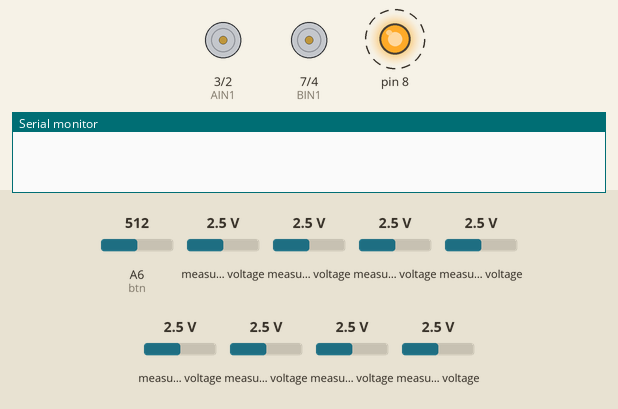
Bench run of a sketch on a simulated Arduino Nano, built with avr-gcc and run on an emulated ATmega328P. Shown: motor-driver pin pairs drawn as motors (green arrow = first pin HIGH = forward, orange = second pin HIGH = backward, longer = more drive, scaled by the enable pin), output pins drawn as LEDs (lit = HIGH), the last lines printed to the serial monitor. Dashed ring = blinking. Inputs (shaded band) come from the test bench; at power-on: A6 (btn) = 512, measured voltage 2.5 V.

Above: at 0.05 s.
At 1.2 s:
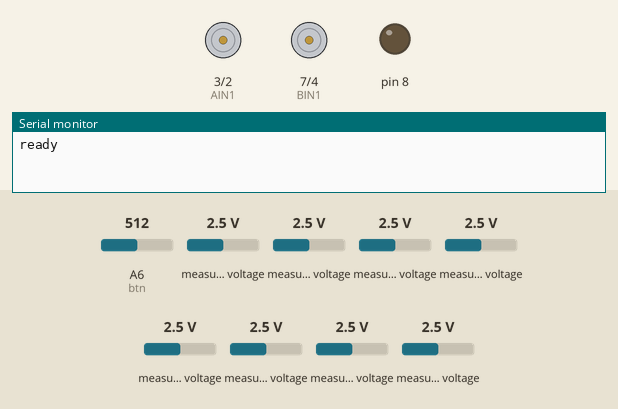
1.3 s: A6 (btn) set to 991
3.0 s: A6 (btn) set to 1014
At 4.6 s:
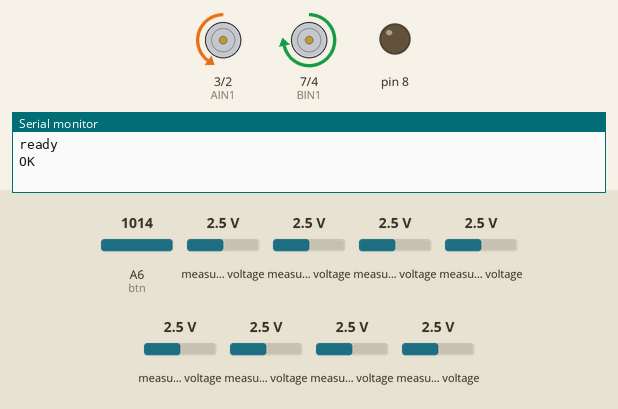
Timing chart, 0 to 6.1 s (numbered marks = the images above; inputs shaded):
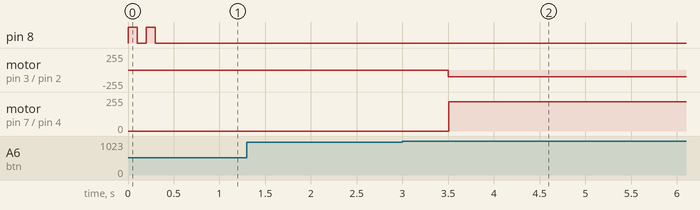

Measured:
- the behaviour switches between 999 and 1000 on A6 (btn) (found by bisection; images 1 and 2)
- after the input at 1.3 s, every drawn part: stays the same
- after the input at 3.0 s, motor on pin 3 (AIN1) / pin 2 (AIN2): stopped → backward 100/255 after 0.50 s; motor on pin 7 (BIN1) / pin 4 (BIN2): stopped → forward 220/255 after 0.50 s
- by itself, pin 8: alternates HIGH for 0.10 s and LOW for 0.10 s, 4 changes in all, then stays LOW

The sketch:

Robot_nanoBlack_phong.ino
```cpp
#include <Adafruit_MCP3008.h>

// https://github.com/DBSStore/DBS_Lib

#define NUM_SENSORS 8  //จำนวนเซนเซอร์
int F[NUM_SENSORS];
int REF[NUM_SENSORS];
int LastError;
int x = 0;

Adafruit_MCP3008 adc;

// int MinValue[NUM_SENSORS] = {27,33,46,44,35,32,33,27};
// int MaxValue[NUM_SENSORS] = {259,281,340,374,294,291,299,256};

int MinValue[NUM_SENSORS] = {46,46,56,58,47,48,48,42};
int MaxValue[NUM_SENSORS] = {322,319,363,404,325,329,338,308};

void setup() {
  Serial.begin(9600);
  PHONG_begin();

  digitalWrite(8,HIGH);
  delay(100);
  digitalWrite(8,LOW);
  delay(100);
  digitalWrite(8,HIGH);
  delay(100);
  digitalWrite(8,LOW);
  delay(100);
  Serial.println("ready");
  OK();
  Serial.println("OK");
  AutoRef();
  delay(500);
  // SerialF();
  // SerialCalibrate();
  // ShowCalibrate();

  // Motor(100, -100);
  // delay(1000);
  // MotorStop();

  // TrackTime(baseSpeed, Kp(ปรับขึ้นทีละ 0.01), Kd(ปรับขึ้นทีละ 0.1), delay(milli second))
  // r = right
  // l = left
  // p = pass
  // s = stop

//100 0.05 0.5 TrackTime(100, 0.06, 1.89, 9000);
// TrackCross(100, 0.05, 0.5, 's');
// TrackCross(80, 0.05, 0.5, 'l');
  seg();
  // TrackCross(80, 0.03, 4.2, 'r');
//// TrackCross(80, 0.05, 1.9, 'r');
}

void seg() {

  // TrackCross(80, 0.04, 0.4, 'l');
  // TrackCross(80, 0.04, 0.4, 'l');
  // TrackCross(80, 0.04, 0.4, 'l');
  // TrackCross(80, 0.04, 0.4, 'l');
  TrackCross(80, 0.04, 0.4, 'r');
  TrackCross(80, 0.04, 0.4, 'r');
  TrackCross(80, 0.04, 0.4, 'r');

  TrackTime(100, 0.04, 0.4, 200);
  TrackTime(200, 0.04, 0.4, 280);
  TrackTime(120, 0.04, 0.4, 420);
  TrackTime(200, 0.04, 0.4, 400);
  TrackTime(100, 0.04, 0.4, 200);
  TrackTime(120, 0.04, 0.4, 1000);
  TrackTime(140, 0.04, 0.4, 1800);
  TrackTime(120, 0.04, 0.4, 1000);
  TrackTime(140, 0.04, 0.4, 1500);

  //zz
  TrackTime(80, 0.04, 0.4, 1000);
  //zz

  TrackTime(140, 0.04, 0.4, 1500);
  TrackTime(120, 0.04, 0.4, 2700);
  TrackTime(100, 0.04, 0.4, 800);
  TrackTime(120, 0.04, 0.4, 1600);

  TrackCross(80, 0.04, 0.4, 'r');
  TrackCross(80, 0.04, 0.4, 'r');
  TrackCross(80, 0.04, 0.4, 'r');
  TrackCross(80, 0.04, 0.4, 'r');
  TrackCross(80, 0.04, 0.4, 'r');
  TrackCross(80, 0.04, 0.4, 'r');
  TrackCross(80, 0.04, 0.4, 'r');
  TrackTime(100, 0.04, 0.4, 100);
  TrackTime(200, 0.04, 0.4, 280);

  // while (1) {
  //   PID(80, 0.04, 0.4);
  //   ReadCalibrate();
  //   if (F[2] > 200 && F[5] > 200) {
  //     break;
  //   }
  // }
  // Motor(-60, 60);
  // delay(20);
  // ReadCalibrate();
  // while (F[0] < 200) {
  //   Motor(-60, 60);
  //   ReadCalibrate();
  // }
}

void loop() {
  MotorStop();
  // Serial.println(analogRead(A1));
  // Motor(40, 0);
}
```

MotorControl.ino
```cpp
// #define PWMA 5
// #define AIN1 2
// #define AIN2 3

// #define PWMB 6
// #define BIN1 4
// #define BIN2 7

#define PWMA 5
#define AIN1 3
#define AIN2 2

#define PWMB 6
#define BIN1 7
#define BIN2 4

int maxspeed = 255;

void Motor1(int speedmotor1) {  // Control Motor 1
  bool dir1 = (speedmotor1 >= 0 ? true : false);
  speedmotor1 = abs(speedmotor1);
  if (speedmotor1 > maxspeed) {
    speedmotor1 = maxspeed;
  }
  digitalWrite(AIN1, dir1);
  digitalWrite(AIN2, !dir1);
  analogWrite(PWMA, speedmotor1);
}

void Motor2(int speedmotor2) {  // Control Motor 2
  bool dir2 = (speedmotor2 >= 0 ? true : false);
  speedmotor2 = abs(speedmotor2);
  if (speedmotor2 > maxspeed) {
    speedmotor2 = maxspeed;
  }
  digitalWrite(BIN1, dir2);
  digitalWrite(BIN2, !dir2);
  analogWrite(PWMB, speedmotor2);
}

void Motor(int LeftSpd, int RightSpd) {
  Motor1(LeftSpd);
  Motor2(RightSpd);
}

void MotorStop() {
  analogWrite(PWMA, 0);
  analogWrite(PWMB, 0);
  delay(10);
  // Motor(-200, -200);
  // delay(20);
  // Motor(0, 0);
}

void powerStop(int speed) {
  Motor(-speed, -speed);
  delay(60);
  analogWrite(PWMA, 0);
  analogWrite(PWMB, 0);
  delay(10);
}
```

PID.ino
```cpp
int readPosition(int Track, int noise) { //อ่านค่า Position
  unsigned char i, online = 0;
  unsigned long avg = 0;
  unsigned int sum = 0;
  static int last_value = 0;
  ReadCalibrate();
  for (i = 0; i < NUM_SENSORS; i++) {
    int values = F[i];
    if (values > Track) {
      online = 1;
    }
    if (values > noise) {
      avg += (long)(values) * (i * 1000);
      sum += values;
    }
  }
  if (!online) {
    if (last_value < (NUM_SENSORS - 1) * 1000 / 2) {
      return 0;
    } else {
      return (NUM_SENSORS - 1) * 1000;
    }
  }
  last_value = avg / sum;
  return last_value;
}

void PID(int Speed, float Kp, float Kd) {  // คำสั่ง PID
  int Pos = readPosition(250, 50);
  int Error = Pos - 3500;
  int PID_Value = (Kp * Error) + (Kd * (Error - LastError));
  LastError = Error;
  int LeftPower = Speed + PID_Value;
  int RightPower = Speed - PID_Value;
  if (LeftPower > 255) LeftPower = 255;
  if (LeftPower < 0) LeftPower = -100;
  if (RightPower > 255) RightPower = 255;
  if (RightPower < 0) RightPower = -100;
  Motor(LeftPower, RightPower);
}

void TrackCross(int Speed, float Kp, float Kd, char select) { // PID เช็คแยก
  while (1) {
    PID(Speed, Kp, Kd);
    ReadCalibrate();
    if (F[2] > 200 && F[5] > 200) {
      break;
    }
  }

  if (select == 's') {
      // if (Speed >= 80) {
      //   Motor(-Speed, -Speed);
      //   delay(100);
      // }
      MotorStop();
    } else if (select == 'p') {
      Motor(Speed, Speed);
      delay(100);
    } else if (select == 'l') {
      TurnLeft();
    } else if (select == 'r') {
      TurnRight();
    }
}

void TrackTime(int Speed, float Kp , float Kd, int TotalTime) { // Trackเส้นตามเวลาที่กำหนด
  unsigned long StartTime = millis();
  unsigned long EndTime   = StartTime + TotalTime;
  while (millis() <= EndTime) {
    PID(Speed, Kp, Kd);
  }
}
```

Sensor.ino
```cpp
void ReadSensor() {  //ค่าดิบ
  for (int _sensor = 0; _sensor < NUM_SENSORS; _sensor++) {
    F[_sensor] = adc.readADC(_sensor);
  }
}

void ReadCalibrate() {  //ค่าที่ Calibrate แล้ว
  ReadSensor();
  for (int i = 0; i < NUM_SENSORS; i++) {
    unsigned int calmin, calmax;
    long x = 0;
    calmax = MinValue[i];
    calmin = MaxValue[i];
    x = map(F[i], calmin, calmax, 0, 1000);
    if (x < 0) x = 0;
    if (x > 1000) x = 1000;
    F[i] = x;
  }
}


void CalibrateSensor(int pauseTime, int samples) {
  for (int i = 0; i < NUM_SENSORS; i++) {
    MinValue[i] = 1023;
    MaxValue[i] = 0;
  }
  for (int startSamp = 0; startSamp <= samples; startSamp++) {
    ReadSensor();
    for (int i = 0; i < NUM_SENSORS; i++) {
      MinValue[i] = (F[i] <= MinValue[i] ? F[i] : MinValue[i]);
      MaxValue[i] = (F[i] >= MaxValue[i] ? F[i] : MaxValue[i]);
    }
    delay(pauseTime);
  }
}

void ShowCalibrate() {  // Calibrate ค่าแสง
  Serial.println("Press OK to Start Calibrate Sensor");
  OK();
  Serial.println("Calibrating...");
  CalibrateSensor(20, 250);
  Serial.println("Finish");
  Serial.println("  ");

  Serial.print("int MinValue[NUM_SENSORS] = {");
  for (int i = 0; i < NUM_SENSORS; i++) {
    Serial.print(MinValue[i]);
    if (i < NUM_SENSORS - 1) Serial.print(",");
    else Serial.println("};");
  }

  Serial.print("int MaxValue[NUM_SENSORS] = {");
  for (int i = 0; i < NUM_SENSORS; i++) {
    Serial.print(MaxValue[i]);
    if (i < NUM_SENSORS - 1) Serial.print(",");
    else Serial.println("};");
  }
  while (1)
    ;
}


void SerialF() {
  while (1) {
    ReadSensor();
    for (int _serialF = 0; _serialF < NUM_SENSORS; _serialF++) {
      Serial.print(F[_serialF]);
      Serial.print("\t");
    }
    Serial.println("");
    delay(50);
  }
}

void SerialCalibrate() {
  while (1) {
    ReadCalibrate();
    for (int _serialF = 0; _serialF < NUM_SENSORS; _serialF++) {
      Serial.print(F[_serialF]);
      Serial.print("\t");
    }
    Serial.println("");
    delay(50);
  }
}

void AutoRef() {
  for (int i = 0; i < NUM_SENSORS; i++) {
    REF[i] = (MinValue[i] + MaxValue[i]) / 2;
  }
}

void PHONG_begin() {

  pinMode(5, OUTPUT);
  pinMode(6, OUTPUT);
  pinMode(2, OUTPUT);
  pinMode(3, OUTPUT);
  pinMode(4, OUTPUT);
  pinMode(7, OUTPUT);

  pinMode(A6, INPUT); // btn
  pinMode(A1, INPUT); // enhanced utsonic

  pinMode(8, OUTPUT);

  adc.begin(13 , 11, 12, 10);
}

void OK() {
  while (1) {
    if (analogRead(A6) >= 1000) {
      break;
    }
  }
}
```

Turn.ino
```cpp
// void TurnLeft() { // เลี้ยวซ้าย
//   Motor(-100, 100); delay(10);
//   while (1) {
//     Motor(-100, 100);
//     ReadCalibrate();
//     if (F[1] >= 200) {
//       Motor(120, -120); delay(40);
//       MotorStop();
//       break;
//     }
//   }
// }

// void TurnRight() { // เลี้ยวขวา
//   Motor(120, -120); delay(20);
//   while (1) {
//     Motor(120, -120);
//     ReadCalibrate();
//     if (F[6] >= 200) {
//       Motor(-120, 120); delay(40);
//       MotorStop();
//       break;
//     }
//   }
// }


void TurnLeft() {
  Motor(-60, 60);
  delay(20);
  ReadCalibrate();
  while (F[0] < 200) {
    Motor(-60, 60);
    ReadCalibrate();
  }
}

void TurnRight() {
  Motor(60, -60);
  delay(20);
  ReadCalibrate();
  while (F[7] < 200) {
    Motor(60, -60);
    ReadCalibrate();
  }
}
```
